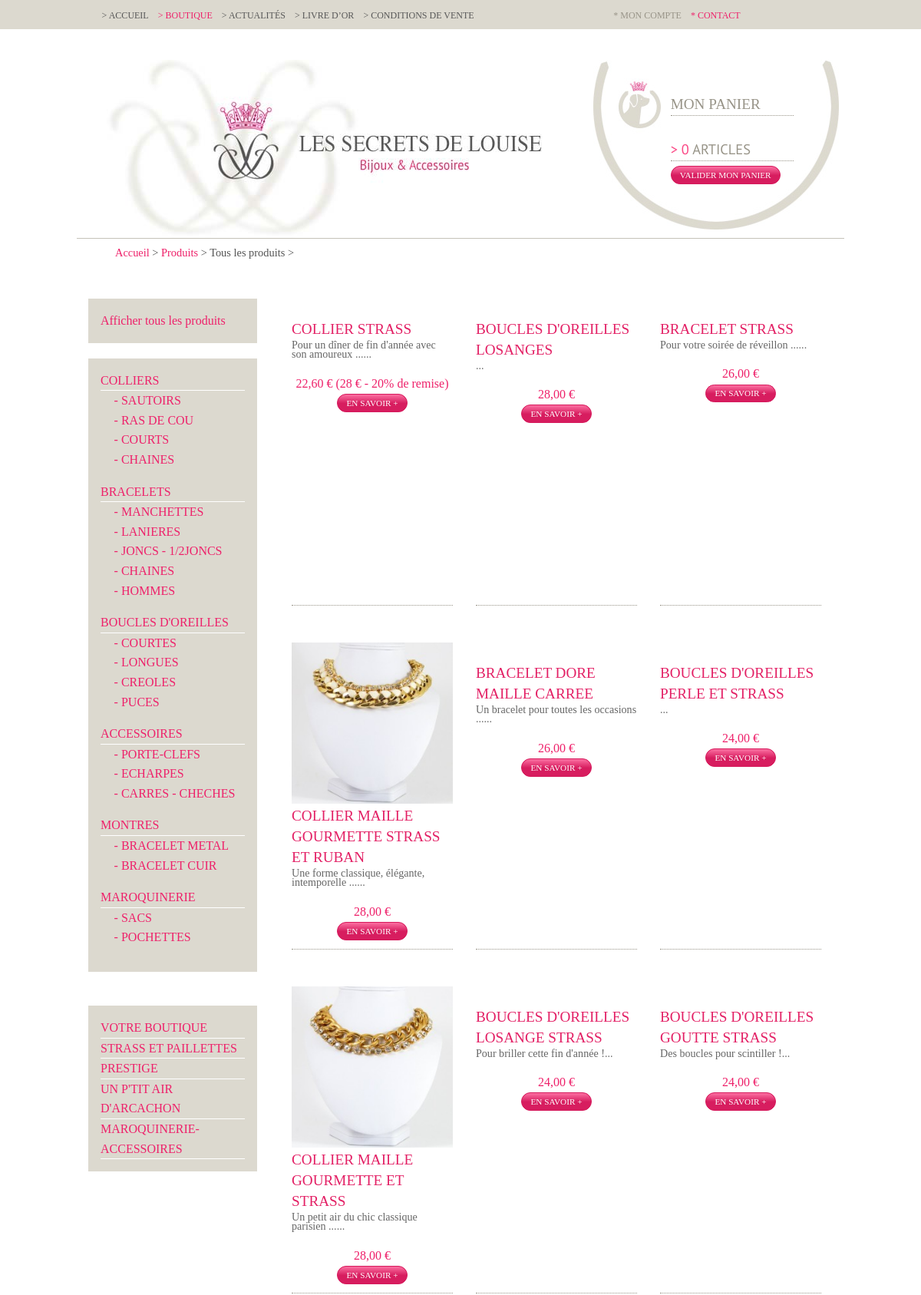
/categories.php (upper part), run on the app's committed database.
### tables this page shows
CREATE TABLE `catproduct` (
  `id` int(10) unsigned NOT NULL AUTO_INCREMENT,
  `label` varchar(250) NOT NULL,
  `description` text,
  `parent` int(11) NOT NULL DEFAULT '0',
  `image` varchar(250) DEFAULT NULL,
  `level` int(11) NOT NULL DEFAULT '0',
  `ordre` smallint(6) NOT NULL DEFAULT '100',
  PRIMARY KEY (`id`)
);

CREATE TABLE `rubrique` (
  `id` smallint(5) unsigned NOT NULL AUTO_INCREMENT,
  `label` varchar(50) NOT NULL,
  `sous_titre` varchar(100) NOT NULL,
  `image` varchar(100) NOT NULL,
  PRIMARY KEY (`id`)
);

CREATE TABLE `product` (
  `id` int(10) unsigned NOT NULL AUTO_INCREMENT,
  `date_creation` timestamp NOT NULL DEFAULT CURRENT_TIMESTAMP,
  `date_suppr` timestamp NULL DEFAULT NULL,
  `reference` varchar(250) DEFAULT NULL,
  `prix` decimal(10,2) DEFAULT NULL,
  `libprix` varchar(120) DEFAULT NULL,
  `shipping` decimal(10,2) NOT NULL DEFAULT '0.00',
  `label` varchar(250) NOT NULL,
  `titreaccroche` varchar(250) DEFAULT NULL,
  `accroche` text,
  `description` text,
  `image1` varchar(250) DEFAULT NULL,
  `image2` varchar(250) DEFAULT NULL,
  `image3` varchar(250) DEFAULT NULL,
  `actif` tinyint(4) NOT NULL DEFAULT '1',
  PRIMARY KEY (`id`)
);

### admin/classes/StorageManager.php (called while the page is built, shortened)
<?php
class StorageManager{
	protected function dbConnect() {
	    $host = DBHOST;
	    $user = DBUSER;
	    $pass = DBPASSWD;
	    $bdd  = DBNAME;
		try {
			$this->mysqli = new mysqli ($host, $user, $pass, $bdd) ;
		} catch (Exception $e) {
			throw new Exception("Erreur Connexion DB ". $e->getMessage());
		}
	}
}
?>

### admin/classes/Catproduct.php (called while the page is built, shortened)
<?php
require_once("StorageManager.php");
class Catproduct extends StorageManager {
	var $i = 0;
	public function catproductByParentGet($id){
		$requete = "SELECT * FROM `catproduct` WHERE parent=". $id ." ORDER BY ordre" ;
		$new_array = null;
		$result = mysqli_query($this->mysqli,$requete);
		while( $row = mysqli_fetch_assoc( $result)){
			$new_array[] = $row;
		}
		return $new_array;
	}
	public function getCategorieByProduct($id){
		$requete = "SELECT catproduct.label as catlabel,catproduct.id as catid,catproduct.image as descat
					FROM product
					INNER JOIN product_categorie ON product.id=product_categorie.id_product
					INNER JOIN catproduct ON catproduct.id = product_categorie.id_categorie
					WHERE product.id=". $id ;
		$new_array = null;
		$result = mysqli_query($this->mysqli,$requete);
		while( $row = mysqli_fetch_assoc( $result)){
			$new_array[] = $row;
		}
		return $new_array;
	}
	public function getRubriqueByProduct($id){
		$requete = "SELECT rubrique.label as rublabel,rubrique.id as rubid
					FROM product
					INNER JOIN product_rubrique ON product.id=product_rubrique.id_product
					INNER JOIN rubrique ON rubrique.id = product_rubrique.id_rubrique
					WHERE product.id=". $id ;
		$new_array = null;
		$result = mysqli_query($this->mysqli,$requete);
		while( $row = mysqli_fetch_assoc( $result)){
			$new_array[] = $row;
		}
		return $new_array;
	}
	public function getCouleurByProduct($id){
		$new_array = null;
		return $new_array;
	}
	public function getRubriques( $id=0, $debug=false ){
		$sql = "SELECT * FROM rubrique";
		$sql .= " ORDER BY id ASC;";
		$new_array = null;
		$result = mysqli_query($this->mysqli,$sql);
		while( $row = mysqli_fetch_assoc( $result)){
			$new_array[] = $row;
		}
		return $new_array;
	}
	public function catproduitViewIterative($result){
		if ($this->i==0){
			$result = $this->catproductByParentGet(0);
		}
		if (!empty($result)) {
			foreach ($result as $value) {
				$result = $this->catproductByParentGet($value['id']);
				$this->i++;
			}
		}
	}
	public function productGet( $id, $offset, $count, $categorie, $rubrique, $actif, $debug=false ){
		try {
			if (!isset($id)){
				if (isset($offset) && isset($count)) {
					if (empty($categorie) && empty($rubrique)) {
						$sql = "SELECT product.id, product.reference, product.prix, product.shipping, product.libprix, product.label
									,product.image1, product.accroche
									FROM product WHERE actif = $actif
									ORDER BY product.reference ASC
									LIMIT ". $offset .",". $count .";" ;
					}
				} else {
					if ( $debug ) echo "--- 5<br>";
					$sql = "SELECT * FROM `product` WHERE actif = $actif ORDER BY `reference`;" ;
				}
			} else {
				if ( $debug ) echo "--- 6<br>";
				$sql = "SELECT product.*
					FROM product
					WHERE product.id=". $id ;
			}
			$new_array = null;
			$result = mysqli_query($this->mysqli,$sql);
			while( $row = mysqli_fetch_assoc( $result)){
				$resultdetailCat = $this->getCategorieByProduct($row['id']);
				$resultdetailRubrique = $this->getRubriqueByProduct($row['id']);
				$resultdetailCouleur = $this->getCouleurByProduct($row['id']);
				$resultSousRef = $this->productsousrefGet($row['id'], null);
				$row['categories'] = $resultdetailCat;
				$row['rubriques'] = $resultdetailRubrique;
				$row['couleurs'] = $resultdetailCouleur;
				$row['sousref'] = $resultSousRef;
				$new_array[] = $row;
			}
			return $new_array;
		} catch (Exception $e) {
			die('Erreur : ' . $e->getMessage());
			return "errrrrrrooooOOor";
		}
	}
	public function productsousrefGet( $id_product, $id_souref ){
		$sql = null;
		try {
			if (isset($id_souref)){
				$sql = "SELECT product_sousref.id,product_sousref.sousref,product_sousref.id_color,
							product_sousref.id_size,product_sousref.stock, color.label as color, size.label as size
						FROM product_sousref
						INNER JOIN color ON color.id = product_sousref.id_color
						INNER JOIN size ON size.id = product_sousref.id_size
						WHERE product_sousref.id=". $id_souref .";" ;
			} else {
				$sql = "SELECT product_sousref.id,product_sousref.sousref,product_sousref.id_color, product_sousref.id_size,product_sousref.stock, color.label as color, size.label as size
						FROM product_sousref
						INNER JOIN color ON color.id = product_sousref.id_color
						INNER JOIN size ON size.id = product_sousref.id_size
						WHERE product_sousref.id_product=". $id_product ."
						ORDER BY product_sousref.id_color;" ;
			}
			$new_array = null;
			$result = mysqli_query($this->mysqli,$sql);
			while( $row = mysqli_fetch_assoc( $result)){
				$new_array[] = $row;
			}
			return $new_array;
		} catch (Exception $e) {
			die('Erreur : ' . $e->getMessage());
			return "errrrrrrooooOOor";
		}
	}
}

### admin/classes/Panier.php (called while the page is built, shortened)
<?php
require_once("StorageManager.php");
class Panier extends StorageManager {
	public function quantiteArticlesPanier($session){
	  $sql = "SELECT count(id) as quantite
					FROM panier
					WHERE session = '". $session ."';";
	  $new_array = null;
	  $result = mysqli_query($this->mysqli,$sql);
	  while(($row = mysqli_fetch_assoc($result)) != false){
	    $new_array[] = $row;
	  }
	  return $new_array[0];
	}
}

### categories.php (the view, shortened to what this page needs)
<?
	require 'admin/classes/Catproduct.php';
	$idcat = ( !empty( $_GET[ "idcat" ] ) ) ? $_GET[ "idcat" ] : null;
	$idrub = ( !empty( $_GET[ "idrub" ] ) ) ? $_GET[ "idrub" ] : null;
	$id_color = ( !empty( $_GET[ "id_color" ] ) ) ? $_GET[ "id_color" ] : null;
	try {
	   if ( empty( $id_color ) ) {
			$catproduct = new Catproduct();
			$epp = 33;
			$current = 1;
			$start = ($current * $epp - $epp);
			$result = $catproduct->productGet(null, $start, $epp, $idcat, $idrub,1);
			$catproduct->catproduitViewIterative(null);
			$resultCat = $catproduct->tabView;
			if (!empty($idcat)) {
				$result2 = $catproduct->catproductGet($idcat);
				$libCategorie = $result2[0][ "label" ];
			} else {
				$libCategorie ='Tous les produits';
			}
			$resultRub = $catproduct->getRubriques();
			$libRubrique ='';
	   }
	}
	catch ( Exception $e ) {
		echo 'Erreur contactez votre administrateur <br> :',  $e->getMessage(), "\n";
		$catproduct = null;
		exit();
	}
?>
<!doctype html>
<html class="no-js" lang="en">
	<head>
		<? include( "inc/meta.php" ); ?>
	</head>
	<body class="categories">
		<? include( "inc/header.php" ); ?>
		<div class="row breadcrumb">
		    <?
		    if ( empty( $id_color ) ) {
		    	echo "<a href='/'>Accueil</a> > <a href='categories.php'>Produits</a> > " . $libCategorie . " > " . $libRubrique . "\n";
			}
			else {
				echo "<a href='/'>Accueil</a> > <a href='categories.php'>Produits</a> > Votre article en fonction de votre tenue\n";
			}
			?>
		</div>
		<div class="row">
			<?
			if ( empty( $id_color ) ) {
				?>
				<div class="large-3 medium-3 small-12 columns menu-categories">
					<ul>
						<a href="categories.php">Afficher tous les produits</a>
					</ul>
					<ul>
						<?
						if ( !empty( $resultCat ) ) {
							$j=0;
							foreach ( $resultCat as $value ) {
								$decalage = "";
								$j++;
								$activ = ( $idcat == $value[ "id" ] ) ? 'class="active"' : '';
								if ( $value[ "level" ] == 0 ) {
									if ( $j > 1 ) {
										echo "		</ul>\n";
										echo "	</li>\n";
									}
									echo "	<li " . $activ . ">\n";
									echo "		<a href='categories.php?idcat=" . $value[ "id" ] . "'>" . $decalage . $value[ "label" ] . "</a>\n";
									echo "		<ul>\n";
								}
								if ( $value[ "level" ] != 0 ) {
									echo "	<li " . $activ . "><a href='categories.php?idcat=" . $value[ "id" ] . "'>- " . $decalage . $value[ "label" ] . "</a></li>\n";
								}
							}
							echo "		</ul>\n";
							echo "	</li>\n";
						}
						?>
					</ul>
					<br>
					<ul>
						<?
						if ( !empty( $resultRub ) ) {
							$j=0;
							foreach ( $resultRub as $value ) {
								$j++;
								$activ = ( $idrub == $value[ "id" ] ) ? 'class="active"' : '';
								if ( $j > 1 ) {
									echo "	</li>\n";
								}
								echo "	<li " . $activ . ">\n";
								echo "		<a href='categories.php?idcat=" . $idcat . "&idrub=" . $value[ "id" ] . "'>" . $value[ "label" ] . "</a>\n";
							}
							echo "	</li>\n";
						}
						?>
					</ul>
				</div>
				<?
			}
			?>
			<div class="large-9 medium-9 small-12 columns">
				<div class="row products-list">
					<?
					if (!empty($result)) {
						foreach ($result as $value) {
							?>
							<div class="large-4 medium-4 small-12 columns">
								<div class="content">
									<a href="/photos/products<?=$value[ "image1" ] ?>" class="fancybox">
										<span>
											<img src="/photos/products/thumbs<?=$value[ "image1" ] ?>" alt="" class="img" />
										</span>
										<h4><?=$value[ "label" ] ?></h4>
										<p><?=substr($value[ "accroche" ], 0,100).'...' ?></p>
										<span class="prix"><?=number_format($value[ "prix" ], 2, ',', ' '); ?> <?=$value[ "libprix" ]?><br></span>
									</a>
									<button onclick="location.href='produit.php?id=<?=$value[ "id" ] ?>&idcat=<?=$idcat ?>'">En savoir +</button>
								</div>
							</div>
							<?
						}
					}
					else {
						?>
						<br><br><br>
						<h4>Nous n'avons pas d'articles correspondant à votre recherche.</h4>
						<?
					}
					?>
				</div>
			</div>
		</div>
	</body>
</html>

### style.css (style rules this page uses)
.row .row { margin-left:auto;margin-right:auto;max-width:62.5em; }
h1, h2, h3, h4, h5, h6 { font-family:'Tinos', serif;text-transform:uppercase;font-weight:normal; }
button { border-radius:3em;font-family:'Tinos', serif;font-size:.7em;text-transform:uppercase;margin:0;padding:.44em 1em;border: 1px solid #d5195b;background-image:-moz-linear-gradient(bottom, #d71d5f 0%, #d71d5f 48.22%, #fb6fa1 100%);background-image:-o-linear-gradient(bottom, #d71d5f 0%, #d71d5f 48.22%, #fb6fa1 100%);background-image:-webkit-linear-gradient(bottom, #d71d5f 0%, #d71d5f 48.22%, #fb6fa1 100%);background-image:linear-gradient(bottom, #d71d5f 0%, #d71d5f 48.22%, #fb6fa1 100%); }
body { font-family:'Tinos', serif; }
.content { max-width:62.5em; }
.breadcrumb { margin-top:0.5rem;font-size:0.9rem; }
.products-list div { text-align:center;cursor:pointer; }
.products-list .content { position:relative;border-bottom:1px dotted #989488;margin-top:3em;height:25em; }
.products-list div h4 { text-align:left;color:#e32065;font-size:1.2em;margin-bottom:0; }
.products-list div p { text-align:left;color:#666;font-size:.88em;line-height:.88em; }
.products-list div .img { position: relative;-webkit-border-radius:0;-moz-border-radius:0;border-radius:0;-webkit-transition: all .6s ease-in-out;-moz-transition: all .6s ease-in-out;-o-transition: all .6s ease-in-out;-ms-transition: all .6s ease-in-out;transition: all .6s ease-in-out;-webkit-filter:grayscale(0);-moz-filter:grayscale(0);-ms-filter:grayscale(0);-o-filter:grayscale(0);filter:grayscale(0); }
[class*="column"] + [class*="column"]:last-child { float:left; }
.menu-categories { padding-top:3em; }
.menu-categories ul { list-style-type:none;margin-left:0;padding:1rem;background:#dcd9cf; }
.menu-categories ul ul { padding:0;display:block; }
.menu-categories ul li a { border-bottom:1px solid #fff;display:block;text-transform:uppercase; }
.menu-categories ul ul li { padding-left:1.1rem; }
.menu-categories ul ul li a { display:initial;border:none;text-transform:none; }
.menu-categories ul ul li:last-child { margin-bottom:1rem; }

### data on the page
catproduct: label "COLLIERS"
catproduct: label "SAUTOIRS"
catproduct: label "RAS DE COU"
catproduct: label "COURTS"
catproduct: label "CHAINES"
catproduct: label "BRACELETS"
catproduct: label "MANCHETTES"
catproduct: label "LANIERES"
catproduct: label "JONCS - 1/2JONCS"
catproduct: label "CHAINES"
catproduct: label "HOMMES"
catproduct: label "BOUCLES D'OREILLES"
catproduct: label "COURTES"
catproduct: label "LONGUES"
catproduct: label "CREOLES"
catproduct: label "PUCES"
catproduct: label "ACCESSOIRES"
catproduct: label "PORTE-CLEFS"
catproduct: label "ECHARPES"
catproduct: label "CARRES - CHECHES"
catproduct: label "MONTRES"
catproduct: label "BRACELET METAL"
catproduct: label "BRACELET CUIR"
catproduct: label "MAROQUINERIE"
catproduct: label "SACS"
catproduct: label "POCHETTES"
rubrique: label "VOTRE BOUTIQUE"
rubrique: label "STRASS ET PAILLETTES"
rubrique: label "PRESTIGE"
rubrique: label "UN P'TIT AIR D'ARCACHON"
rubrique: label "MAROQUINERIE- ACCESSOIRES"
product: label "COLLIER STRASS", accroche "Pour un dîner de fin d'année avec son amoureux ...", prix "22,60", libprix "€ (28 € - 20% de remise)"
product: label "BOUCLES D'OREILLES LOSANGES", prix "28,00", libprix "€"
product: label "BRACELET STRASS", accroche "Pour votre soirée de réveillon ...", prix "26,00", libprix "€"
product: image1 (picture), label "COLLIER MAILLE GOURMETTE STRASS ET RUBAN", accroche "Une forme classique, élégante, intemporelle ...", prix "28,00", libprix "€"
product: label "BRACELET DORE MAILLE CARREE", accroche "Un bracelet pour toutes les occasions ...", prix "26,00", libprix "€"
product: label "BOUCLES D'OREILLES PERLE ET STRASS", prix "24,00", libprix "€"
product: image1 (picture), label "COLLIER MAILLE GOURMETTE ET STRASS", accroche "Un petit air du chic classique parisien ...", prix "28,00", libprix "€"
product: label "BOUCLES D'OREILLES LOSANGE STRASS", accroche "Pour briller cette fin d'année !", prix "24,00", libprix "€"
product: label "BOUCLES D'OREILLES GOUTTE STRASS", accroche "Des boucles pour scintiller !", prix "24,00", libprix "€"

### other printed values
$result2['quantite'] "0"
$libCategorie "Tous les produits"
